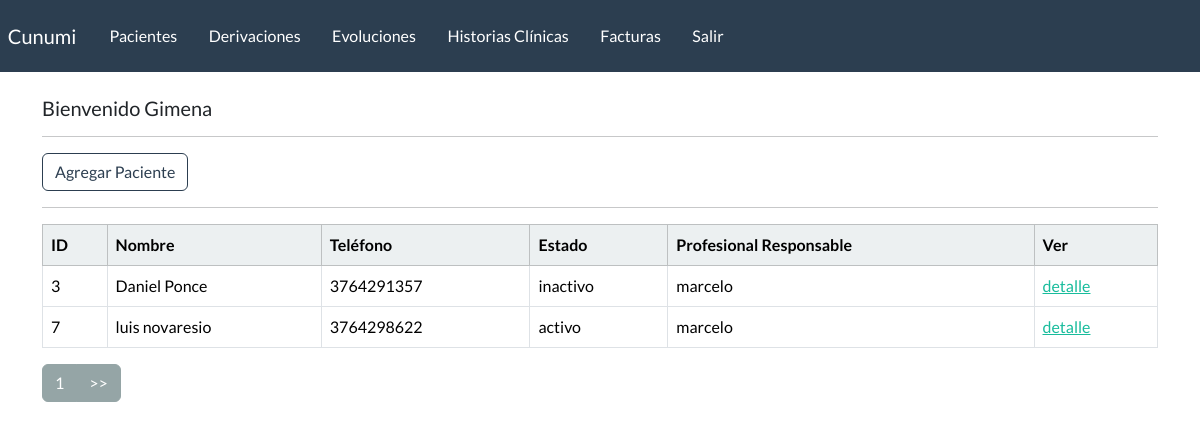
/dashboard (signed in), run on an earlier commit of the app's database.
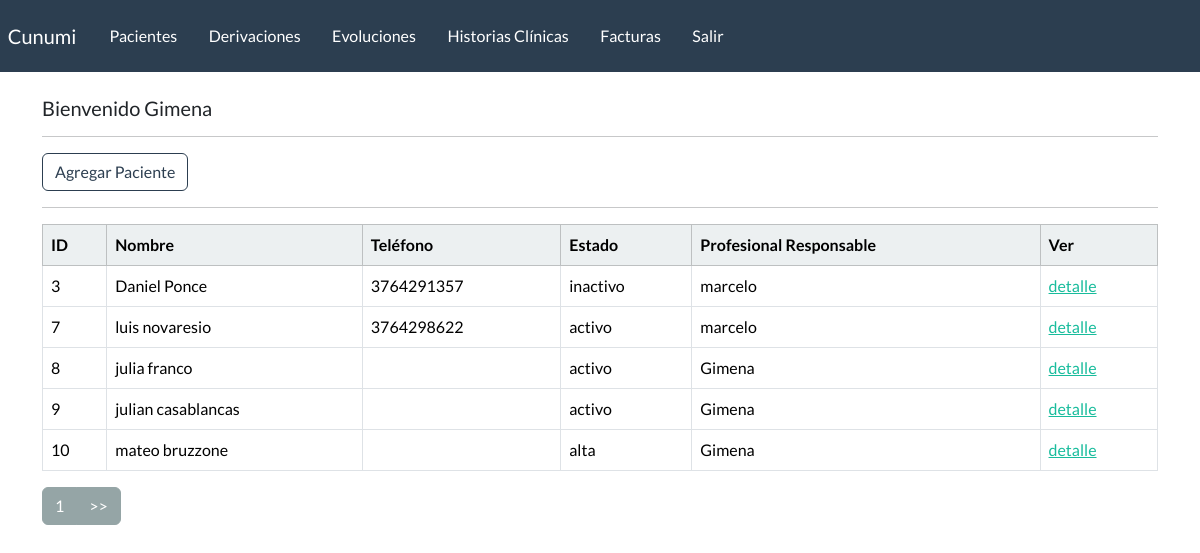
And on a later commit of the database.
### webapp/models.py (models this page shows, shortened)
class paciente(models.Model):
    nombre = models.CharField(max_length=100)
    apellido = models.CharField(max_length=100, blank=True)
    dni = models.CharField(max_length=100, blank=True)
    telefono = models.CharField(max_length=100, blank=True)
    email = models.EmailField(blank=True)
    edad = models.IntegerField(blank=True)
    fecha_inicio = models.DateField(blank=True, null=True)
    responables = models.CharField(max_length=200, blank=True)
    motivo_consulta = models.CharField(max_length=200, blank=True)
    derivado = models.BooleanField(default=False)
    email = models.EmailField(blank=True)
    estado_choices = (
        ('activo', 'activo'),
        ('inactivo', 'inactivo'),
        ('alta', 'alta'),
        ('derivado', 'derivado'))
    estado = models.CharField(max_length=20, choices=estado_choices, default='activo')
    profesional_responsable = models.ForeignKey(User, on_delete=models.CASCADE, blank=True)

### webapp/views.py (the view)
# urls.py: path('dashboard',views.dashboard, name='dashboard'),
@login_required(login_url='my-login')
def dashboard(request):
    pacientes_all = paciente.objects.all()
    paginator = Paginator(pacientes_all, 20)
    page = request.GET.get('page')
    pacientes = paginator.get_page(page)
    context = {
        'pacientes':pacientes,
    }
    return render(request, 'webapp/dashboard.html', context=context)

### webapp/templates/webapp/dashboard.html (shortened to what this page needs)
{% extends 'webapp/base.html' %}
{% block content %}
    <h5>Bienvenido {{user}}</h5>
    <hr>
    <a class="btn btn-outline-primary btn-small" href="{% url 'agregar_paciente' %}">
        Agregar Paciente
    </a>
    <hr>
    <table class="table table-hover table-bordered">
        <thead class="table-light">
            <tr>
                <th scope="col">ID</th>
                <th scope="col">Nombre</th>
                <th scope="col">Teléfono</th>
                <th scope="col">Estado</th>
                <th scope="col">Profesional Responsable</th>
                <th scope="col">Ver</th>
            </tr>
        </thead>
        <tbody>
            {% if pacientes %}
            {% for paciente in pacientes %}
            <tr>
                <td>
                    {{paciente.id}}
                </td>
                <td>{{paciente.nombre}} {{paciente.apellido}}</td>
                <td>{{paciente.telefono}}</td>
                <td>{{paciente.estado}}</td>
                <td>{{paciente.profesional_responsable}}</td>
                <td><a href="{% url 'detalle_paciente' paciente.id %}">detalle</a></td>
            </tr>
            {% endfor %}
        </tbody>
    </table>
    <div class="btn-toolbar" role="toolbar" aria-label="Toolbar with button groups">
    <div class="btn-group me-2" role="group" aria-label="First group">
        <a type="button" class="btn btn-secondary" href="?page={{pacientes.number}}">{{pacientes.number}}</a>
        <a type="button" class="btn btn-secondary" a href="?page={{pacientes.num_pages}}">>></a>
    </div>
</div>
    {% endif %}
{% endblock %}

### webapp/templates/webapp/base.html (shortened to what this page needs)
{% load static %}
<!DOCTYPE html>
<html lang="en">
<head>
    <link rel="stylesheet" href="https://bootswatch.com/5/flatly/bootstrap.min.css" type="text/css">
    <link rel="stylesheet" href="{% static 'css/styles.css' %}">
</head>
<body>
    {% include 'webapp/navbar.html' %}
    <div class="container">
        <br>
        {% block content %}
        {% endblock %}
    </div>
</body>
</html>

### webapp/templates/webapp/navbar.html (shortened to what this page needs)
<nav class="navbar navbar-expand-lg navbar-dark bg-primary justify-content-center">
    <a class="navbar-brand main-heading" href="{% url 'dashboard' %}">&nbsp; Cunumi</a>
    <div class="collapse navbar-collapse text-center" id="navbarNavDropdown">
        <ul class="navbar-nav mr-auto">&nbsp;&nbsp;&nbsp;
            {% if user.is_authenticated %}
            <li class="nav-item">
                <a class="nav-link" href="{% url 'dashboard' %}">Pacientes &nbsp;  </a>
            </li>&nbsp;&nbsp;&nbsp;
            <li class="nav-item">
                <a class="nav-link" href="{% url 'listar_derivaciones' %}">Derivaciones &nbsp;  </a>
            </li>&nbsp;&nbsp;&nbsp;
            <li class="nav-item">
                <a class="nav-link" href="{% url 'listar_evoluciones' %}">Evoluciones &nbsp;  </a>
            </li>&nbsp;&nbsp;&nbsp;
            <li class="nav-item">
                <a class="nav-link" href="{% url 'listar_historiasClinicas' %}">Historias Clínicas &nbsp;  </a>
            </li>&nbsp;&nbsp;&nbsp;
            <li class="nav-item">
                <a class="nav-link" href="{% url 'listar_facturas' %}">Facturas &nbsp;  </a>
            </li>&nbsp;&nbsp;&nbsp;
            <li class="nav-item">
                <a class="nav-link" href="{% url 'user-logout' %}">Salir &nbsp; </a>
            </li>
        </ul>
            {% endif %}
    </div>
</nav>

What changed in the data, as far as the page shows it:
added paciente: id "8", nombre "julia", apellido "franco", estado "activo", profesional_responsable "Gimena"
added paciente: id "9", nombre "julian", apellido "casablancas", estado "activo", profesional_responsable "Gimena"
added paciente: id "10", nombre "mateo", apellido "bruzzone", estado "alta", profesional_responsable "Gimena"
